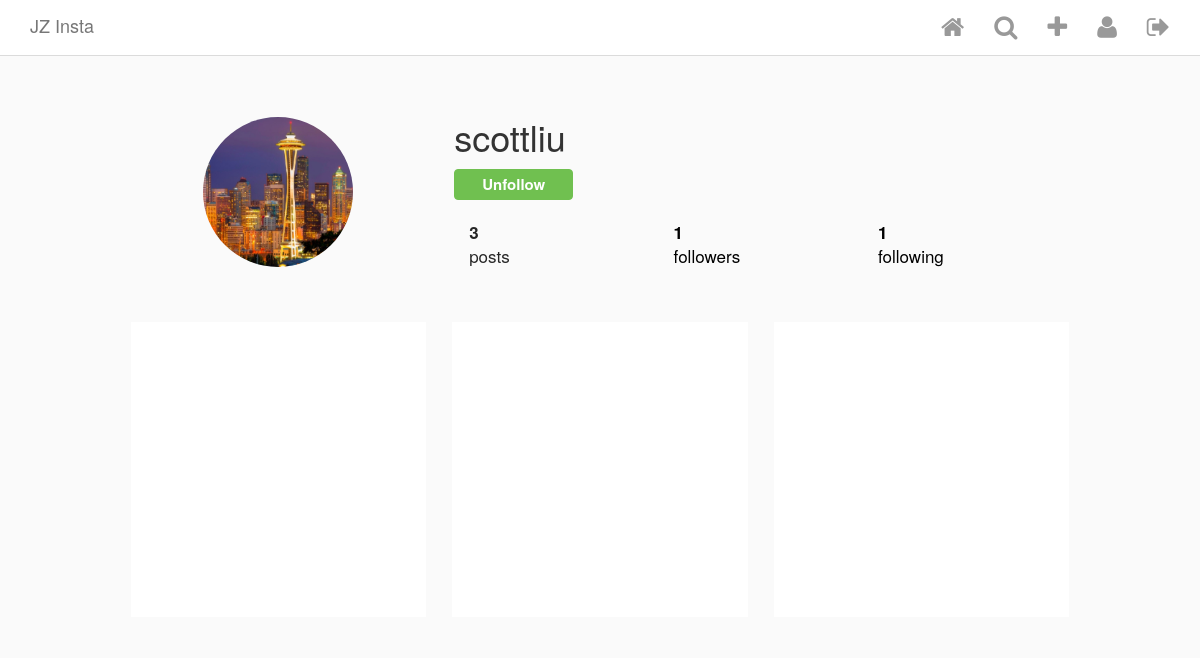
/user/1 (signed in), run on the app's committed database.
### Insta/models.py (models this page shows, shortened)
class InstaUser(AbstractUser): #在继承Django中自带的AbstractUser后再自己定义一个profile picture
    profile_pic = ProcessedImageField(
        upload_to = 'static/images/profiles',
        format = 'JPEG',
        options = {'quality':100},
        blank = True,
        null = True,
    )
    def get_connections(self):
        connections = UserConnection.objects.filter(creator=self)
        return connections
    def get_followers(self):
        followers = UserConnection.objects.filter(following=self)
        return followers

class Post(models.Model):
    author = models.ForeignKey( #Post也应该是一个foreign key，因为其应是指向某一个发这个post的用户
        InstaUser,
        on_delete = models.CASCADE,
        related_name = 'my_posts' #当我处于当前用户时，我可以通过my_posts来找到我发过的posts.
    )
    title = models.TextField(blank = True, null = True)
    image = ProcessedImageField(
        upload_to = 'static/images/posts', #image 都储存在post里面
        format = 'JPEG',
        options = {'quality':100},
        blank = True,
        null = True,
    )
    def get_like_count(self):
        return self.likes.count()
    posted_on = models.DateTimeField(
        auto_now_add=True,
        editable=False,
    )

### Insta/views.py (the view)
# urls.py: path('user/<int:pk>', UserDetailView.as_view(), name = 'user_detail'),
class UserDetailView(LoginRequiredMixin, DetailView):
    model = InstaUser
    template_name = 'user_detail.html'
    login_url = 'login'

### Insta/templatetags/custom_tags.py (called while the page is built)
@register.simple_tag
def is_following(current_user, background_user):
    return background_user.get_followers().filter(creator=current_user).exists()

### templates/user_detail.html (shortened to what this page needs)
{% extends 'base.html' %}
{% load custom_tags %}
{% block content %}
<div class="profile">
    <div class="profile__head">
        <div class="row">
            <div class="col-xs-4 left">
                {% if object.profile_pic %}
                    <img class="picture-circle" src="/{{object.profile_pic}}">
                {% endif %}
            </div>
            <div class="col-xs-8 right">
                <div class="name-buttons">
                    <h1 class="username">{{ object.username }}</h1>
                    {% if user == object %}
                        <a class="edit-desktop" href="{% url 'edit_profile' object.pk %}">
                            <button class="edit-profile">Edit Profile</button>
                    {% else %}
                        {% is_following user object as following %}
                        <div class="follow-toggle__container">
                            <button class="btn btn-primary {% if not following %}follow-user{% else %}unfollow-user{% endif %}" id="{{ object.pk }}">
                                {% if following %}
                                    Unfollow
                                {% else %}
                                    Follow
                                {% endif %}
                            </button>
                        </div>
                    {% endif %}
                </div>
                <div>
                    <ul class="stats">
                        <div class="col-xs-4"><li class="stats__count"><span>{{ object.my_posts.count }}</span><br> posts</li></div>
                        <div class="col-xs-4"><a href="/" style="text-decoration: none; color: black;"><li class="stats__count"><span class="follower_count" id="follower_id">{{ object.get_followers.count }}</span><br> followers</li></a></div>
                        <div class="col-xs-4"><a href="/" style="text-decoration: none; color: black;"><li class="stats__count"><span>{{ object.get_connections.count }}</span><br> following</li></a></div>
                    </ul>
                </div>
            </div>
        </div>
    </div>
    <div class="profile__body">
        <div class="row">
        {% for post in object.my_posts.all %}
            <div class="col-xs-4">
                <div class="picture-square" style="background-image: url(http://{{ request.META.HTTP_HOST }}/{{ post.image.url }}); background-size: contain;">
                </div>
            </div>
        {% endfor %}
        </div>
    </div>
</div>
{% endblock content %}

### static/css/style.css (style rules this page uses)
.unfollow-user, .follow-user, .generic-button { font-weight: bold; font-size: 15px; outline: none; }
.unfollow-user { background-color: #70c050; border-color: #70c050; padding: 4px 27px; }
html { height: 100%; }
body { min-height: 100%; background-color: #fafafa; }
.picture-circle, .picture-circle--medium, .picture-circle--small { border-radius: 100%; width: 150px; height: 150px; }
.picture-square { position: relative; background-repeat: no-repeat; background-position: center center; background-color: #fff; cursor: pointer; }
.picture-square:after { content: ""; display: block; padding-bottom: 100%; }
.profile { max-width: 975px; padding: 60px 20px 0; margin: 0 auto; }
.profile__head { margin-bottom: 40px; }
.profile__head .left { text-align: center; }
.profile__head h1, .profile__head .edit-profile, .profile__head .options-bubble { vertical-align: middle; }
.profile__head h1 { display: inline-block; margin: 0; }
.profile__head .name-buttons { margin-bottom: 20px; }
.profile__body > .row > .col-xs-4 { padding: 13px; }
.profile .follow-toggle__container { margin-top: 12px; }
.stats { list-style: none; margin: 0; margin-bottom: 20px; padding: 0; }
.stats > * { font-size: 17px; color: #262626; }
.stats .stats__count { display: inline-block; margin-right: 40px; }
.stats .stats__count span { font-weight: bold; }

### data on the page
InstaUser: profile_pic (picture), username "scottliu", my_posts.count "3", get_followers.count "1", get_connections.count "1"
